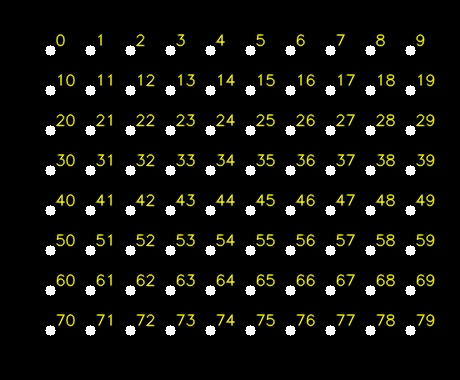
#> input picture world_points_grid.jpg, 460 x 380 px, given as the content of the folder rry/workspace/works/threed_computer_vision/icpbl/data/images, which was not available
$ python harris_SFM.py
#> lines starting #> are read from the running program, lines starting #| are printed output that depends on the picture; pictures that were not available may be replaced by others from this repository, and a replacement may not be noted
from pathlib import Path
import numpy as np
from PIL import Image
import matplotlib.pyplot as plt
from tqdm import tqdm
import cv2
np.random.seed(42)

CHESS_ROWS = 7
CHESS_COLS = 9
SQUARE_SIZE = 40.0
ROWS = CHESS_ROWS + 1
COLS = CHESS_COLS + 1


def natural_key(string_):
    import re
    return [int(s) if s.isdigit() else s for s in re.split(r'(\d+)', str(string_))]


def load_images(images_dir, resize=(1024, 1024)):
#> called with resize = (1024, 1024)
    images = sorted(images_dir.glob("*.jpg"), key=natural_key)
    img_arrays = [np.array(Image.open(img).convert("L").resize(resize), dtype=np.float32) / 255.0
                  for img in tqdm(images, desc="Loading Images")]
#> img_arrays = 1 item
    return img_arrays, images


def sort_corners_grid_order(corners, rows, cols):
    corners = np.array(corners)
    ys = corners[:, 1]  # y좌표 기준
    sorted_y_idx = np.argsort(ys)
    corners_sorted = corners[sorted_y_idx]

    row_indices = []
    current = [0]
    median_y_gap = np.median(np.diff(ys))

    for i in range(1, len(corners_sorted)):
        if abs(corners_sorted[i, 1] - corners_sorted[i-1, 1]) < 0.5 * median_y_gap:
            current.append(i)
        else:
            row_indices.append(np.array(current))
            current = [i]
    row_indices.append(np.array(current))

    if len(row_indices) != rows:
        corners_sorted = corners[np.argsort(corners[:, 1])]
        row_indices = np.array_split(np.arange(rows * cols), rows)

    ordered = []
    for r_idx in row_indices:
        row_pts = corners_sorted[r_idx]
        ordered.extend(row_pts[np.argsort(row_pts[:, 0])])  # x 기준 정렬

    return np.array(ordered)  # shape: (N, 2)


def harris_corner_detector(img, window_size=5, k=0.04, threshold=1e-2, nms_size=7):
    dy, dx = np.gradient(img)
    Ixx = dx ** 2
    Iyy = dy ** 2
    Ixy = dx * dy

    offset = window_size // 2
    corner_response = np.zeros(img.shape)

    for y in range(offset, img.shape[0] - offset):
        for x in range(offset, img.shape[1] - offset):
            window = slice(y - offset, y + offset + 1), slice(x - offset, x + offset + 1)
            Sxx = np.sum(Ixx[window])
            Syy = np.sum(Iyy[window])
            Sxy = np.sum(Ixy[window])

            M = np.array([[Sxx, Sxy], [Sxy, Syy]])
            R = np.linalg.det(M) - k * (np.trace(M) ** 2)
            corner_response[y, x] = R

    # Threshold
    corner_mask = corner_response > threshold
    candidate_coords = np.argwhere(corner_mask)

    # NMS
    half = nms_size // 2
    nms_corners = []
    for y, x in candidate_coords:
        y0, y1 = max(0, y - half), min(img.shape[0], y + half + 1)
        x0, x1 = max(0, x - half), min(img.shape[1], x + half + 1)
        local_patch = corner_response[y0:y1, x0:x1]
        if corner_response[y, x] == np.max(local_patch):
            nms_corners.append((x, y))  # (x, y) 순서

    # Top-N 필터링 (INTERNAL 코너만 유지)
    scores = [corner_response[y, x] for x, y in nms_corners]
    top_n = ROWS * COLS
    if len(nms_corners) > top_n:
        top_indices = np.argsort(scores)[-top_n:]  # 상위 N개 인덱스
        nms_corners = [nms_corners[i] for i in top_indices]

    return nms_corners


def normalize_points(pts):
    pts = np.asarray(pts, dtype=np.float64)
    centroid = np.mean(pts, axis=0)
    pts_shifted = pts - centroid
    dists = np.linalg.norm(pts_shifted, axis=1)
    mean_dist = np.mean(dists)

    if mean_dist < 1e-8:
        raise ValueError("All input points are the same or extremely close.")

    scale = np.sqrt(2) / mean_dist

    T = np.array([
        [scale, 0, -scale * centroid[0]],
        [0, scale, -scale * centroid[1]],
        [0, 0, 1]
    ])

    pts_h = np.hstack([pts, np.ones((pts.shape[0], 1))])
    pts_norm = (T @ pts_h.T).T[:, :2]
    return pts_norm, T

def estimate_homography(matches):
    img_pts = np.array([m[0] for m in matches])       # (u, v)
    world_2d_pts = np.array([m[1][:2] for m in matches])  # (X, Y)

    if len(matches) < 4:
        raise ValueError("At least 4 matches are required to estimate homography.")

    img_pts_norm, T_img = normalize_points(img_pts)
    world_pts_norm, T_world = normalize_points(world_2d_pts)

    A = []
    for (u, v), (X, Y) in zip(img_pts_norm, world_pts_norm):
        A.append([-X, -Y, -1, 0, 0, 0, u*X, u*Y, u])
        A.append([0, 0, 0, -X, -Y, -1, v*X, v*Y, v])

    A = np.array(A)
    U, S, Vt = np.linalg.svd(A)
    h = Vt[-1]
    H_norm = h.reshape(3, 3)

    # 정규화된 H를 원래 좌표계로 되돌리기
    H = np.linalg.inv(T_img) @ H_norm @ T_world
    if np.linalg.det(H) < 0:
        H = -H

    # [22 lines of commented-out code are left out]
    return H


def ransac_homography(matches, num_iter=5000, threshold=2.0):
    best_inliers = []
    best_H = None
    matches = np.array(matches, dtype=object)

    for i in range(num_iter):
        indices = np.random.choice(len(matches), 4, replace=False)
        subset = matches[indices]
        H = estimate_homography(subset)

        if not np.all(np.isfinite(H)) or np.linalg.matrix_rank(H) < 3:
            continue  # skip invalid H

        inliers = []
        for match in matches:
            (x1, y1) = match[0] # Image point
            (x2, y2, z2) = match[1] # World point (X, Y, Z)

            p_world_homo = np.array([x2, y2, 1.0])
            p_img_proj_homo = H @ p_world_homo

            if np.abs(p_img_proj_homo[-1]) < 1e-6:
                continue
            p_img_proj = p_img_proj_homo[:2] / p_img_proj_homo[-1]

            error = np.linalg.norm(p_img_proj - np.array([x1, y1]))
            if error < threshold:
                inliers.append(match)

        if len(inliers) > len(best_inliers):
            best_inliers = inliers
            best_H = H

        if i % 1000 == 0:
            tqdm.write(f"Iteration {i}: Best inliers so far = {len(best_inliers)}")

    if best_H is not None and len(best_inliers) >= 40:
        best_H = estimate_homography(best_inliers)
        det = np.linalg.det(best_H)
        cond = np.linalg.cond(best_H)
        tqdm.write(f"✔️ Final H: det={det:.6f}, cond={cond:.2f}, Inliers: {len(best_inliers)}")
    else:
        print(f"⚠️ RANSAC failed: inliers = {len(best_inliers)} < 40")
        best_H = None

    return best_H, best_inliers


# [117 lines left out: functions compute_intrinsics_from_homographies, compute_extrinsics, plot_camera_views, not called in this run]

def draw_corners_on_image(img, corners, save_path, draw_index=False):
    img_draw = (img * 255).astype(np.uint8)
    img_draw = cv2.cvtColor(img_draw, cv2.COLOR_GRAY2BGR)
    for idx, (x, y) in enumerate(corners):
        cv2.circle(img_draw, (int(x), int(y)), radius=3, color=(0, 0, 255), thickness=-1)
        if draw_index:
            cv2.putText(img_draw, str(idx), (int(x) + 3, int(y) - 3),
                        cv2.FONT_HERSHEY_SIMPLEX, 0.5, (0, 255, 0), 1, cv2.LINE_AA)
    cv2.imwrite(str(save_path), img_draw)


# [11 lines left out: function is_valid_homography, not called in this run]


def save_corners_to_txt(corners, path):
    with open(path, 'w') as f:
        for x, y in corners:
            f.write(f"{x:.4f} {y:.4f}\n")


# [49 lines left out: functions load_corners_from_txt, visualize_homography_projection, not called in this run]


def create_world_object_points(rows, cols, square_size):
    """
    Generates the 3D coordinates of the chessboard corners in the world coordinate system.
    The origin (0,0,0) is typically at the top-left internal corner.
    """
    objp = np.zeros((rows * cols, 3), np.float32)
    objp[:, :2] = np.mgrid[0:cols, 0:rows].T.reshape(-1, 2) * square_size
    return objp


def draw_world_points(world_points, scale=1.0, margin=50, save_path="world_points_visualization.jpg"):
    """
    Draws 2D world points (X, Y) on a black background with index labels.

    Parameters:
    - world_points: list of (X, Y, Z) or (X, Y)
    - scale: scale factor to enlarge spacing for visualization
    - margin: extra space around points
    - save_path: where to save the visualization
    """
    pts_2d = np.array([pt[:2] for pt in world_points], dtype=np.float32)
    pts_scaled = pts_2d * scale

    min_xy = pts_scaled.min(axis=0)
    pts_shifted = pts_scaled - min_xy + margin

    max_xy = pts_shifted.max(axis=0).astype(int) + margin
    img_size = (int(max_xy[1]), int(max_xy[0]), 3)  # H, W, C
    canvas = np.zeros(img_size, dtype=np.uint8)

    for i, (x, y) in enumerate(pts_shifted.astype(int)):
        cv2.circle(canvas, (x, y), radius=5, color=(255, 255, 255), thickness=-1)
        cv2.putText(canvas, str(i), (x + 5, y - 5),
                    cv2.FONT_HERSHEY_SIMPLEX, 0.5, (0, 255, 255), 1, cv2.LINE_AA)

    cv2.imwrite(save_path, canvas)
    print(f"✅ Saved world point visualization to {save_path}")


def main(data_dir, result_dir):
    images_dir = Path(data_dir) / "images"
    feature_extraction_dir = Path(result_dir) / "feature_extraction"
    feature_matching_dir = Path(result_dir) / "feature_matching"
    feature_extraction_dir.mkdir(parents=True, exist_ok=True)
    feature_matching_dir.mkdir(parents=True, exist_ok=True)

    imgs, image_paths = load_images(images_dir)
#> imgs = 1 item; image_paths = 1 item
    print("Images Loaded")

    # Create World Object Points
    world_object_points = create_world_object_points(ROWS, COLS, SQUARE_SIZE)
    print(f"Generated {len(world_object_points)} world object points.")


    # Feature Extraction
    corners_list = []
    for img, path in tqdm(zip(imgs, image_paths), desc="Corner Detection", total=len(imgs)):
        img_idx = path.stem.split('_')[-1]
        corners_txt_path = feature_extraction_dir / f"corners_{img_idx}.txt"
        corners_img_path = feature_extraction_dir / f"corners_{img_idx}.jpg"

        if corners_txt_path.exists():
            corners = load_corners_from_txt(corners_txt_path)
            corners = np.array(corners)
        else:
            corners = harris_corner_detector(img)
            corners = np.array(corners)
            save_corners_to_txt(corners, corners_txt_path)

        if len(corners) == len(world_object_points):
            corners = sort_corners_grid_order(corners, ROWS, COLS)
            draw_corners_on_image(img, corners, corners_img_path, draw_index=True)
            corners_list.append(corners)
        else:
            tqdm.write(f"Skipping image {path.stem}: Detected {len(corners)} corners, expected {len(world_object_points)}. Try adjusting Harris parameters or image quality.")
            corners_list.append(None) # Append None to maintain list alignment, will be filtered later
#> this loop made 1 pass
#> (img_idx, offset in harris_corner_detector, half in harris_corner_detector, top_n in harris_corner_detector, median_y_gap in sort_corners_grid_order) on pass 1: ('grid', 2, 3, 80, 0)
#> pass 1, in harris_corner_detector, `dy, dx = np.gradient(img)`:
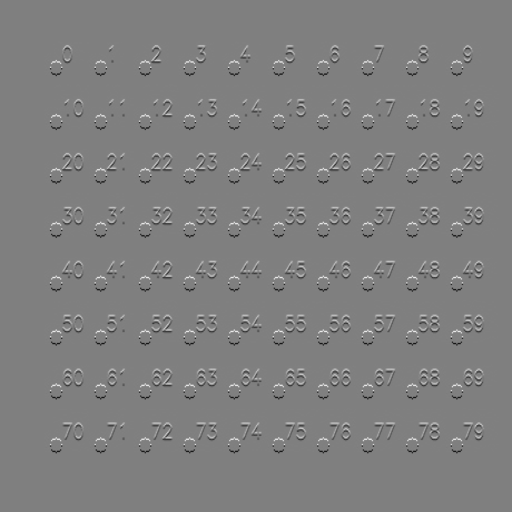
#> dy: shape (1024, 1024) float32 (shown at 1/2 size); min -0.439, max 0.437, mean -8e-11; drawn with min black and max white
#> pass 1, in harris_corner_detector, `dy, dx = np.gradient(img)`:
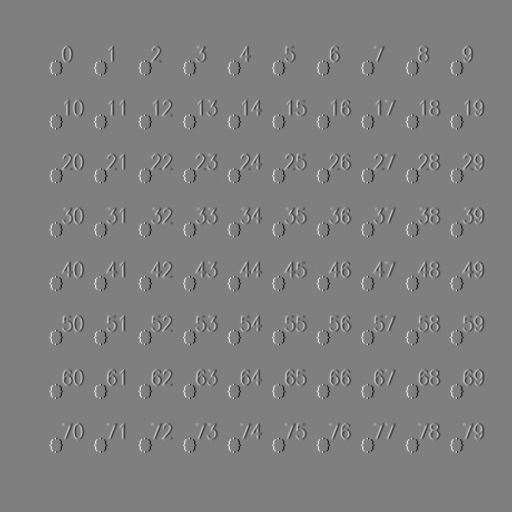
#> dx: shape (1024, 1024) float32 (shown at 1/2 size); min -0.5, max 0.5, mean -5.64e-12; drawn with min black and max white
#> pass 1, in harris_corner_detector, `Ixx = dx ** 2`:
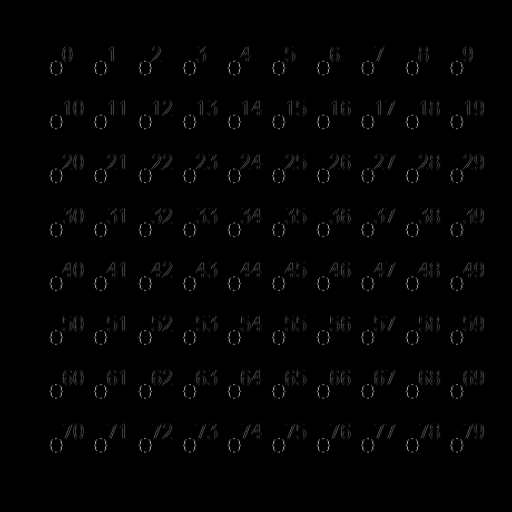
#> Ixx: shape (1024, 1024) float32 (shown at 1/2 size); min 0, max 0.25, mean 0.00267; drawn with min black and max white
#> pass 1, in harris_corner_detector, `Iyy = dy ** 2`:
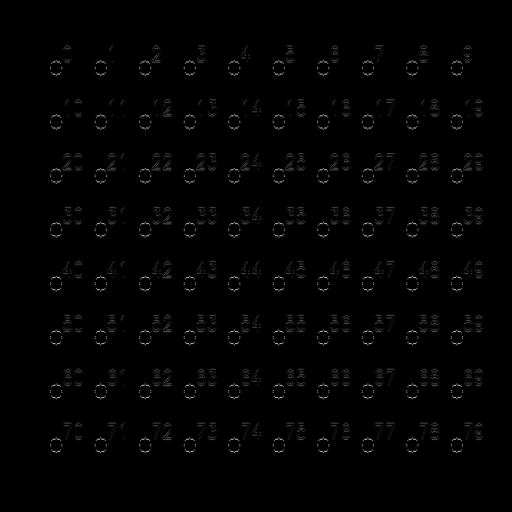
#> Iyy: shape (1024, 1024) float32 (shown at 1/2 size); min 0, max 0.193, mean 0.00193; drawn with min black and max white
#> after the loop, corners_list = 1 item

    print("Feature Extracted")


    # Homography Estimation (3D world points to 2D image points)
    homographies = []
    corresponding_image_paths_for_H = []
    all_matches_for_vis = []
    draw_world_points(world_object_points.tolist(), scale=1.0, save_path="world_points_grid.jpg")
#> after the loop in draw_world_points, `for i, (x, y) in enumerate(pts_shifted.astype(int)):`:
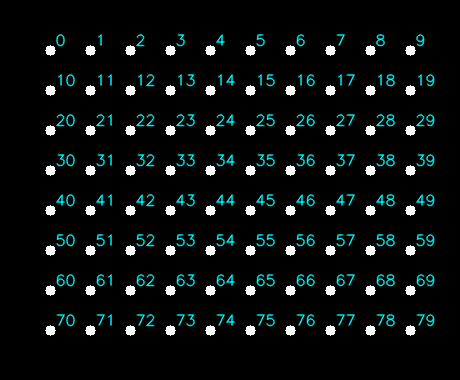
#> canvas: shape (380, 460, 3); mean of channels 0, 1, 2 9.5, 16.5, 16.5; drawn as R, G, B

    for idx, (img, corners, img_path) in enumerate(zip(imgs, corners_list, image_paths)):
        matches = list(zip(corners.tolist(), world_object_points.tolist()))

        if len(matches) >= 4:
            tqdm.write(f"\n[{idx+1}/{len(imgs)}] Estimating Homography for {img_path.stem}...")
            H, inliers = ransac_homography(matches)

            if H is None:
                continue # Skip if RANSAC failed

            homographies.append(H)
            corresponding_image_paths_for_H.append(img_path)
            all_matches_for_vis.append(matches)

            visualize_homography_projection(img, corners, world_object_points[:, :2], H,
                                            save_path=feature_matching_dir / f"[{idx}: {len(inliers)}] {img_path.stem}.jpg")
#> this loop made 1 pass
#> (printed output is left out)


    if not homographies:
        print("No valid homographies could be estimated. Exiting.")
        return


    # Estimate Intrinsics
    filtered_homographies_for_intrinsics = [H for H in homographies if is_valid_homography(H)]
    print("\nFiltered Homographies ===================================\n")
    for i, H in enumerate(filtered_homographies_for_intrinsics):
        det = np.linalg.det(H)
        cond = np.linalg.cond(H)
        print(f"[{corresponding_image_paths_for_H[i].stem}] Determinant: {det:.6f}, Condition number: {cond:.2f}")

    K = compute_intrinsics_from_homographies(filtered_homographies_for_intrinsics)
    if K is None:
        print("Failed to compute intrinsic matrix (K). Exiting.")
        return
    print("\nEstimated Intrinsics (K):\n", K)


    # Estimate  Extrinsics
    extrinsics = []
    for H in tqdm(homographies, desc="Computing Extrinsics"):
        R, t = compute_extrinsics(H, K)
        extrinsics.append((R, t))

    Rs, ts = zip(*extrinsics)
    plot_camera_views(Rs, ts, image_names=corresponding_image_paths_for_H)


if __name__ == "__main__":
    data_dir = "/home/starry/workspace/works/threed_computer_vision/icpbl/data"
    result_dir = "/home/starry/workspace/works/threed_computer_vision/icpbl/results"
    main(data_dir, result_dir)
